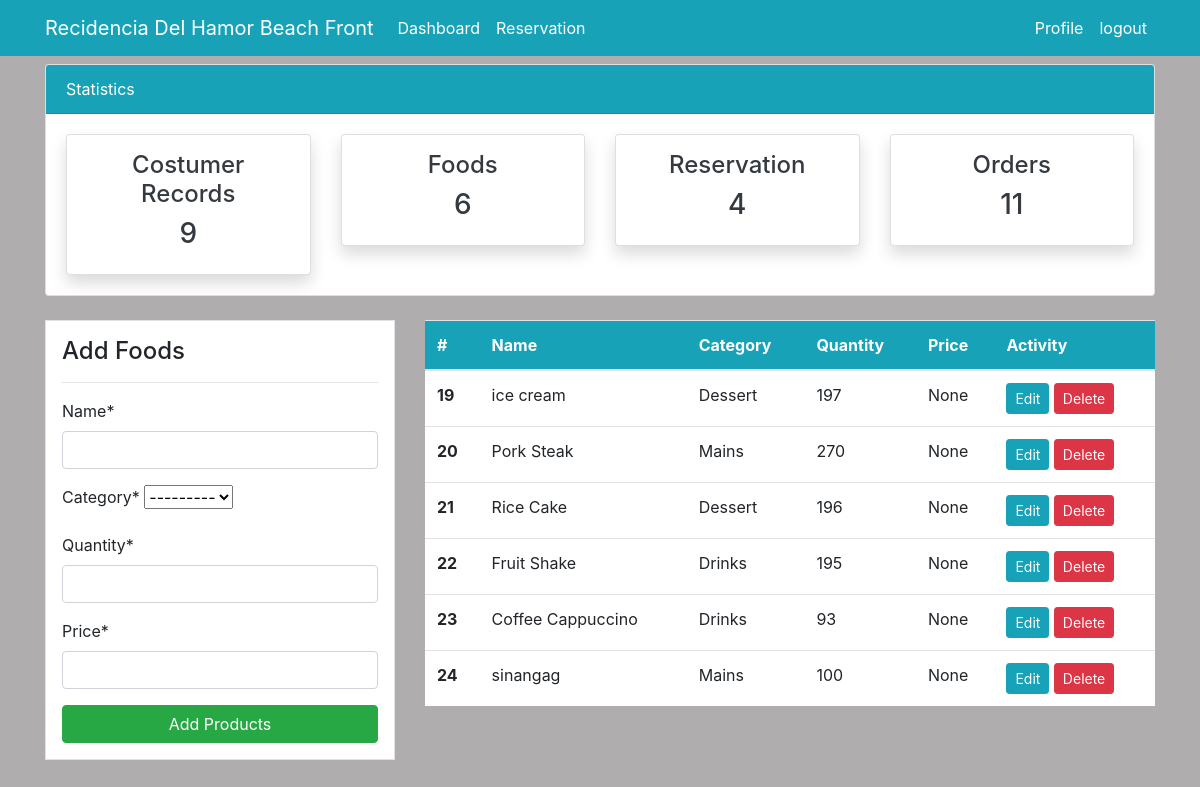
The page /product/ (signed in) on the database as committed earlier.
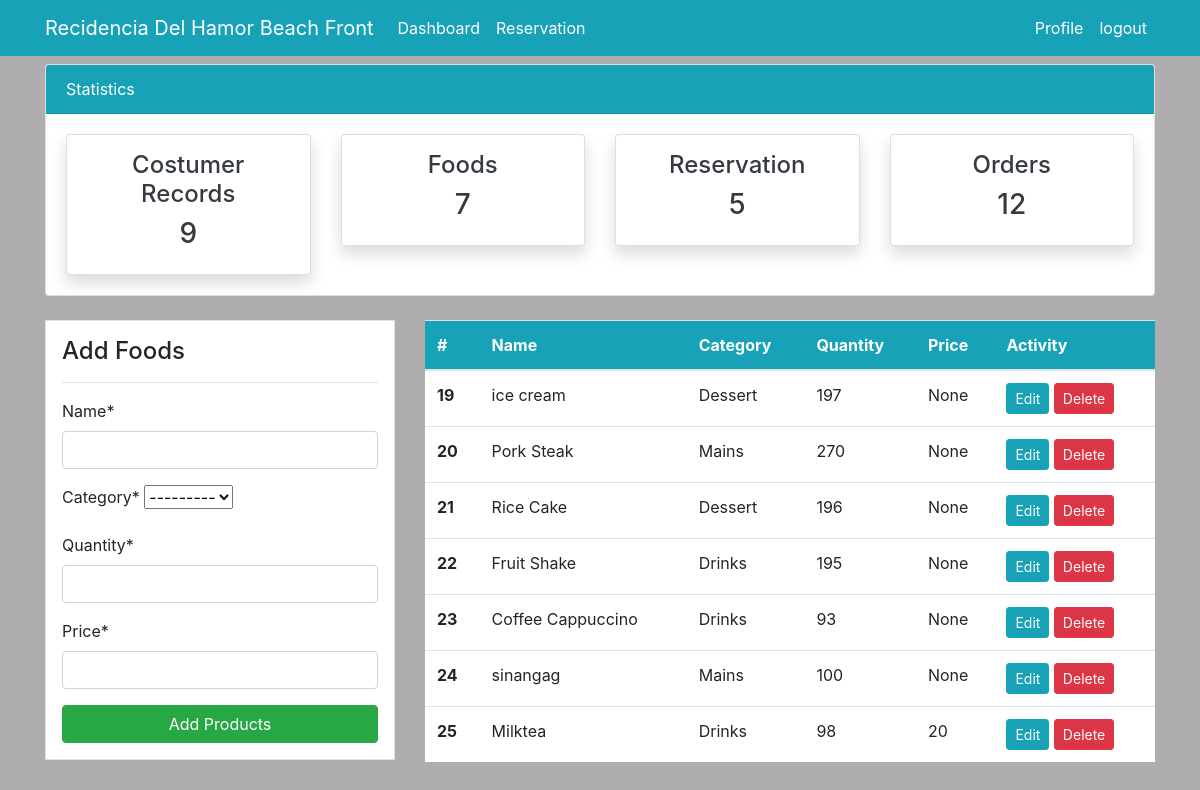
The same page on the database as committed later.
### dashboard/models.py (models this page shows, shortened)
class Product(models.Model):
    name = models.CharField(max_length=100, null=True)
    category = models.CharField(max_length=20, choices=CATEGORY, null=True)
    quantity = models.PositiveIntegerField(null=True)
    price = models.IntegerField(null=True)
    class Meta:
        verbose_name_plural = 'Products'

### dashboard/views.py (the view)
# urls.py: path('product/', views.product, name="dashboard-product"),
@login_required
def product(request):
    items = Product.objects.all()
    products_count = items.count()
    workers_count = User.objects.all().count()
    orders_count = Order.objects.all().count()
    booking_count = Booking.objects.all().count()
    if request.method == 'POST':
        form = ProductForm(request.POST)
        if form.is_valid():
            form.save()
            product_name = form.cleaned_data.get('name')
            messages.success(request, f'{product_name} has been added')
        return redirect('dashboard-product')
    else:
        form = ProductForm()
    context = {
        'items': items,
        'form': form,
        'workers_count': workers_count,
        'orders_count': orders_count,
        'products_count': products_count,
        'booking_count': booking_count,
    }
    return render(request, 'dashboard/product.html', context)

### dashboard/forms.py
class ProductForm(forms.ModelForm):
    class Meta:
        model = Product
        fields = ['name', 'category', 'quantity', 'price']

### templates/dashboard/product.html (shortened to what this page needs)
{% extends 'partials/base.html' %}
{% load crispy_forms_tags %}
{% block content %}
{% include 'partials/topnav.html' %}
<div class="container">
    <div class="row my-4">
        <div class="col-md-4">
            <div class="border bg-white p-3">
                <h4>Add Foods</h4>
                 <hr>
                <form method="POST">
                    {{ form|crispy }}
                    <input class="btn btn-success btn-block" type="submit" value="Add Products">
                </form>
            </div>
        </div>
        <div class="col-md-8">
            <table class="table bg-white">
                <thead class="bg-info text-white">
                <tr class="text-white">
                    <th scope="col">#</th>
                    <th scope="col">Name</th>
                    <th scope="col">Category</th>
                    <th scope="col">Quantity</th>
                    <th scope="col">Price</th>
                    <th scope="col">Activity</th>
                </tr>
                </thead>
                <tbody>
                    {% for item in items %}
                <tr>
                    <th scope="row">{{ item.id }}</th>
                    <td>{{ item.name }}</td>
                    <td>{{ item.category }}</td>
                    <td>{{ item.quantity }}</td>
                    <td>{{ item.price }}</td>
                    <td>
                        <a class="btn btn-info btn-sm" href="{% url 'dashboard-product-update' item.id %}">Edit</a>
                        <a class="btn btn-danger btn-sm" href="{% url 'dashboard-product-delete' item.id %}">Delete</a>
                    </td>
                </tr>
                {% endfor %}
                </tbody>
            </table>
        </div>
    </div>
  </div>
{% endblock %}

Rows that differ between the two databases and show on the page:
added Product: id "25", name "Milktea", category "Drinks", quantity "98", price "20"
Other text that changed with them:
{{ products_count }}: "6" → "7"
{{ booking_count }}: "4" → "5"
{{ orders_count }}: "11" → "12"
